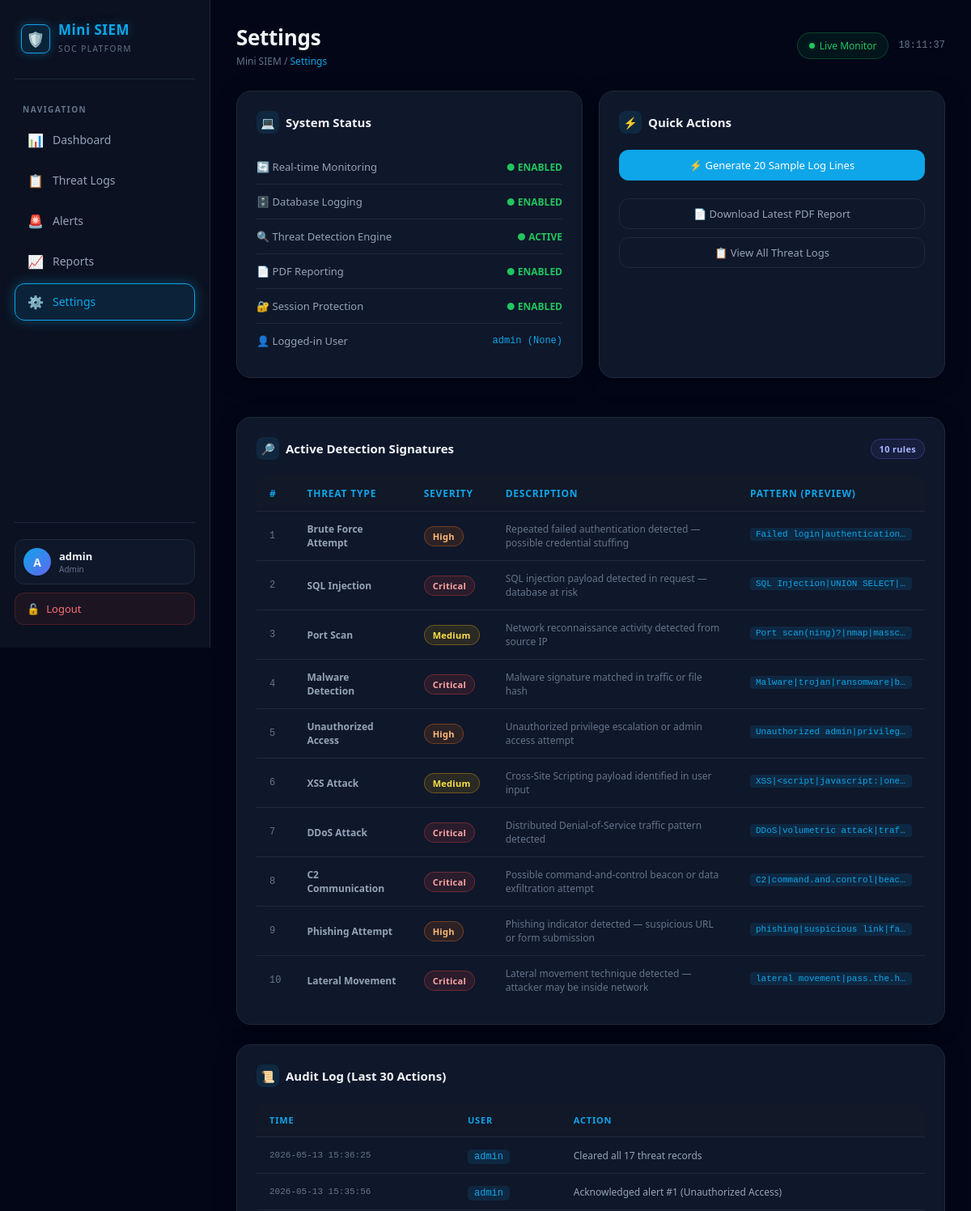
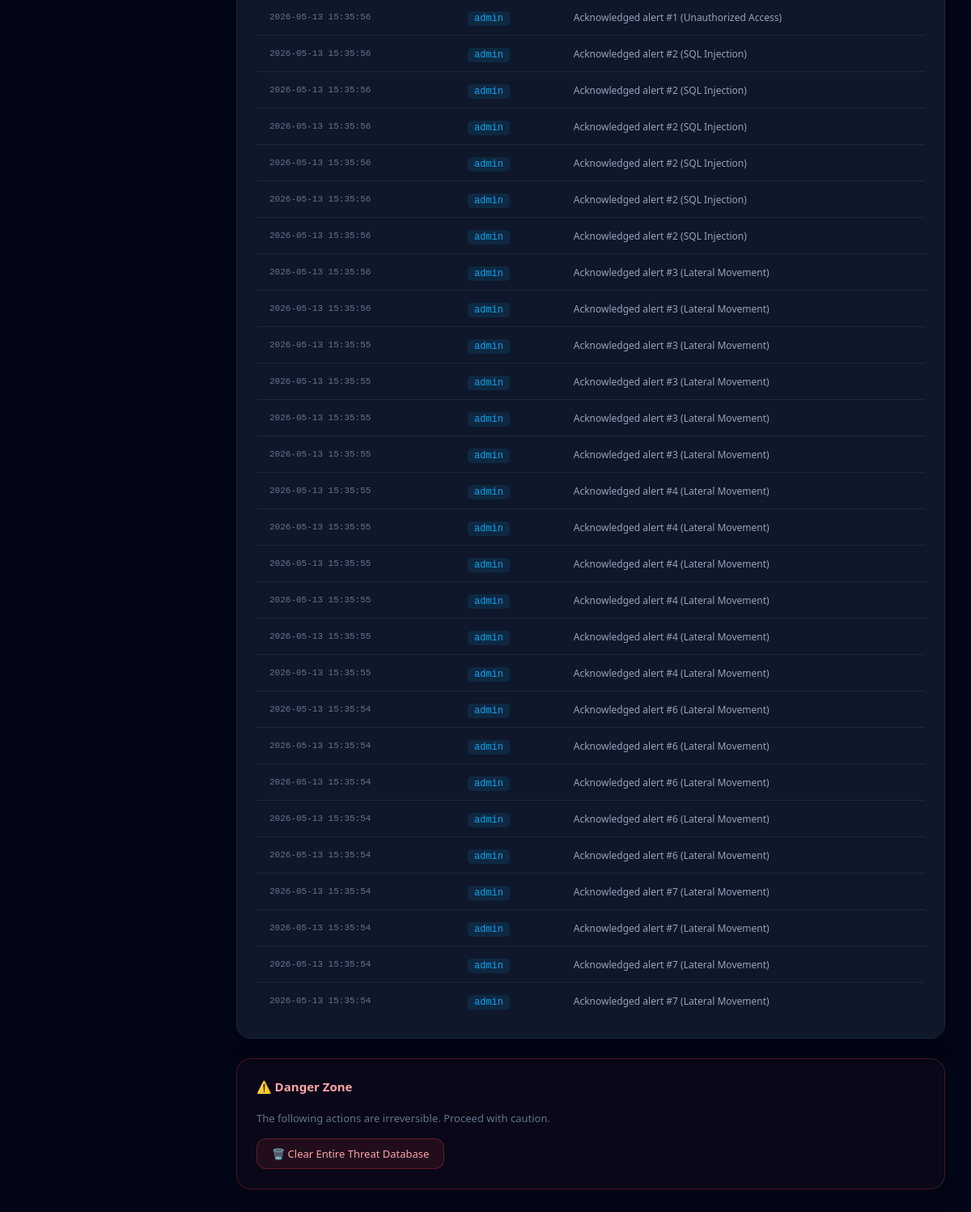
The app's page /settings (signed in) with its own data (2 pictures, top to bottom).
### app.py (models this page shows)
class AuditLog(db.Model):
    __tablename__ = "audit_logs"
    id        = db.Column(db.Integer, primary_key=True)
    action    = db.Column(db.String(200), nullable=False)
    user      = db.Column(db.String(100), nullable=False, default="admin")
    timestamp = db.Column(db.DateTime,   nullable=False, default=datetime.utcnow)

### app.py (the view, shortened to what this page needs)
@app.route("/settings", methods=["GET", "POST"])
@login_required
def settings():
    audit_logs = AuditLog.query.order_by(AuditLog.timestamp.desc()).limit(30).all()
    return render_template(
        "settings.html",
        audit_logs=audit_logs,
        threat_signatures=THREAT_SIGNATURES,
        page_title="Settings",
    )

### app.py (called while the page is built)
def login_required(f):
    @wraps(f)
    def decorated(*args, **kwargs):
        if not session.get("logged_in"):
            flash("Please log in to access this page.", "warning")
            return redirect(url_for("login"))
        return f(*args, **kwargs)
    return decorated

### templates/settings.html (shortened to what this page needs)
{% extends "base.html" %}
{% block content %}
<div class="settings-grid">
  <div class="panel">
    <div class="panel-header">
      <div class="panel-title"><div class="title-icon">💻</div>System Status</div>
    </div>
    <div class="status-row">
      <span class="status-label">🔄 Real-time Monitoring</span>
      <span class="status-on">● ENABLED</span>
    </div>
    <div class="status-row">
      <span class="status-label">🗄️ Database Logging</span>
      <span class="status-on">● ENABLED</span>
    </div>
    <div class="status-row">
      <span class="status-label">🔍 Threat Detection Engine</span>
      <span class="status-on">● ACTIVE</span>
    </div>
    <div class="status-row">
      <span class="status-label">📄 PDF Reporting</span>
      <span class="status-on">● ENABLED</span>
    </div>
    <div class="status-row">
      <span class="status-label">🔐 Session Protection</span>
      <span class="status-on">● ENABLED</span>
    </div>
    <div class="status-row">
      <span class="status-label">👤 Logged-in User</span>
      <span style="font-family:'JetBrains Mono',monospace;font-size:12px;color:var(--accent);">
        {{ session.get('username') }} ({{ session.get('role') }})
      </span>
    </div>
  </div>
  <div class="panel">
    <div class="panel-header">
      <div class="panel-title"><div class="title-icon">⚡</div>Quick Actions</div>
    </div>
    <form method="POST" action="{{ url_for('settings') }}" style="margin-bottom:12px;">
      <button type="submit" class="btn btn-primary" style="width:100%;justify-content:center;margin-bottom:10px;">
        ⚡ Generate 20 Sample Log Lines
      </button>
    </form>
    <a href="{{ url_for('download_report') }}" class="btn btn-ghost" style="width:100%;justify-content:center;margin-bottom:10px;">
      📄 Download Latest PDF Report
    </a>
    <a href="{{ url_for('logs') }}" class="btn btn-ghost" style="width:100%;justify-content:center;">
      📋 View All Threat Logs
    </a>
  </div>
</div>
<div class="panel">
  <div class="panel-header">
    <div class="panel-title"><div class="title-icon">🔎</div>Active Detection Signatures</div>
    <span class="badge badge-open">{{ threat_signatures|length }} rules</span>
  </div>
  <div class="table-wrapper">
    <table class="sig-table">
      <thead>
        <tr>
          <th>#</th>
          <th>Threat Type</th>
          <th>Severity</th>
          <th>Description</th>
          <th>Pattern (preview)</th>
        </tr>
      </thead>
      <tbody>
        {% for sig in threat_signatures %}
        <tr>
          <td class="ts-mono">{{ loop.index }}</td>
          <td><strong>{{ sig.type }}</strong></td>
          <td><span class="badge badge-{{ sig.severity.lower() }}">{{ sig.severity }}</span></td>
          <td style="font-size:12px;color:var(--text-muted);">{{ sig.description }}</td>
          <td>
            <code style="font-size:11px;color:var(--accent);background:var(--accent-dim);
                         padding:2px 7px;border-radius:4px;display:inline-block;max-width:200px;
                         overflow:hidden;text-overflow:ellipsis;white-space:nowrap;">
              {{ sig.pattern[:40] }}{% if sig.pattern|length > 40 %}…{% endif %}
            </code>
          </td>
        </tr>
        {% endfor %}
      </tbody>
    </table>
  </div>
</div>
<div class="panel">
  <div class="panel-header">
    <div class="panel-title"><div class="title-icon">📜</div>Audit Log (Last 30 Actions)</div>
  </div>
  <div class="table-wrapper">
    <table>
      <thead>
        <tr><th>Time</th><th>User</th><th>Action</th></tr>
      </thead>
      <tbody>
        {% for log in audit_logs %}
        <tr>
          <td class="ts-mono">{{ log.timestamp.strftime('%Y-%m-%d %H:%M:%S') }}</td>
          <td><span class="ip-mono">{{ log.user }}</span></td>
          <td style="font-size:12px;color:var(--text-secondary);">{{ log.action }}</td>
        </tr>
        {% else %}
        <tr>
          <td colspan="3" style="text-align:center;padding:30px;color:var(--text-muted);">
            No audit entries yet.
          </td>
        </tr>
        {% endfor %}
      </tbody>
    </table>
  </div>
</div>
<div class="panel danger-zone">
  <div class="panel-header">
    <div class="panel-title">⚠️ Danger Zone</div>
  </div>
  <p style="font-size:13px;color:var(--text-muted);margin-bottom:16px;">
    The following actions are irreversible. Proceed with caution.
  </p>
  <form method="POST" action="{{ url_for('settings') }}"
        onsubmit="return confirm('⚠️ Are you sure? This will delete ALL threat records permanently.')">
    <button type="submit" class="btn btn-danger">
      🗑️ Clear Entire Threat Database
    </button>
  </form>
</div>
{% endblock %}

### static/css/style.css (style rules this page uses)
:root { --bg-base: #020617; --bg-panel: #0b1120; --bg-card: #0f172a; --bg-card2: #111827; --bg-input: #1a2235; --border: #1e293b; --border-hover: #334155; --accent: #0ea5e9; --accent-glow: rgba(14, 165, 233, 0.35); --accent-dim: rgba(14, 165, 233, 0.12); --accent2: #6366f1; --critical: #ef4444; --critical-glow: rgba(239, 68, 68, 0.3); --high: #f97316; --high-glow: rgba(249, 115, 22, 0.3); --medium: #eab308; --medium-glow: rgba(234, 179, 8, 0.3); --low: #22c55e; --low-glow: rgba(34, 197, 94, 0.25); --text-primary: #f1f5f9; --text-muted: #64748b; --text-secondary:#94a3b8; --sidebar-w: 260px; --radius: 12px; --radius-lg: 18px; --shadow-card: 0 4px 24px rgba(0,0,0,0.4); }
*, *::before, *::after { margin: 0; padding: 0; box-sizing: border-box; }
html { scroll-behavior: smooth; }
body { font-family: 'Segoe UI', system-ui, -apple-system, sans-serif; background: var(--bg-base); color: var(--text-primary); min-height: 100vh; overflow-x: hidden; }
body.app-body { display: flex; }
.panel { background: var(--bg-card); border: 1px solid var(--border); border-radius: var(--radius-lg); padding: 24px; margin-bottom: 24px; box-shadow: var(--shadow-card); }
.panel-header { display: flex; align-items: center; justify-content: space-between; margin-bottom: 20px; flex-wrap: wrap; gap: 10px; }
.panel-title { font-size: 15px; font-weight: 600; color: var(--text-primary); display: flex; align-items: center; gap: 8px; }
.panel-title .title-icon { width: 28px; height: 28px; background: var(--accent-dim); border-radius: 8px; display: flex; align-items: center; justify-content: center; font-size: 14px; }
.table-wrapper { overflow-x: auto; border-radius: var(--radius); }
table { width: 100%; border-collapse: collapse; font-size: 13px; }
thead th { background: var(--bg-card2); color: var(--accent); padding: 13px 16px; text-align: left; font-weight: 600; font-size: 11px; letter-spacing: 0.8px; text-transform: uppercase; white-space: nowrap; border-bottom: 1px solid var(--border); }
tbody td { padding: 13px 16px; border-bottom: 1px solid var(--border); color: var(--text-secondary); vertical-align: middle; }
tbody tr:last-child td { border-bottom: none; }
.badge { display: inline-flex; align-items: center; gap: 5px; padding: 4px 10px; border-radius: 20px; font-size: 11px; font-weight: 600; letter-spacing: 0.3px; white-space: nowrap; }
.badge-critical { background: rgba(239,68,68,0.12); border: 1px solid rgba(239,68,68,0.35); color: #fca5a5; }
.badge-high { background: rgba(249,115,22,0.12); border: 1px solid rgba(249,115,22,0.35); color: #fdba74; }
.badge-medium { background: rgba(234,179,8,0.12); border: 1px solid rgba(234,179,8,0.35); color: #fde047; }
.badge-open { background: rgba(99,102,241,0.1); border:1px solid rgba(99,102,241,0.3); color:#a5b4fc; }
.ip-mono { font-family: 'Courier New', Courier, monospace; font-size: 12px; color: var(--accent); background: var(--accent-dim); padding: 2px 8px; border-radius: 5px; }
.ts-mono { font-family: 'Courier New', Courier, monospace; font-size: 11px; color: var(--text-muted); }
.btn { display: inline-flex; align-items: center; gap: 7px; padding: 9px 18px; border: 1px solid transparent; border-radius: var(--radius); font-size: 13px; font-weight: 500; font-family: 'Segoe UI', system-ui, sans-serif; cursor: pointer; transition: all 0.2s ease; text-decoration: none; white-space: nowrap; }
.btn-primary { background: var(--accent); color: #fff; }
.btn-danger { background: rgba(239,68,68,0.1); border-color: rgba(239,68,68,0.3); color: #fca5a5; }
.btn-ghost { background: transparent; border-color: var(--border); color: var(--text-secondary); }
.settings-grid { display: grid; grid-template-columns: 1fr 1fr; gap: 20px; margin-bottom: 24px; }
.status-row { display: flex; align-items: center; justify-content: space-between; padding: 12px 0; border-bottom: 1px solid var(--border); font-size: 13px; }
.status-row:last-child { border-bottom: none; }
.status-row .status-label { color: var(--text-secondary); }
.status-on { color: var(--low); font-weight: 600; font-size: 12px; }
.sig-table td, .sig-table th { font-size: 12px; }
.danger-zone { border-color: rgba(239,68,68,0.25); background: rgba(239,68,68,0.03); }
.danger-zone .panel-title { color: #fca5a5; }

### records on screen
AuditLog: timestamp "2026-05-13 15:36:25", user "admin", action "Cleared all 17 threat records"
AuditLog: timestamp "2026-05-13 15:35:56", user "admin", action "Acknowledged alert #1 (Unauthorized Access)"
AuditLog: timestamp "2026-05-13 15:35:56", user "admin", action "Acknowledged alert #1 (Unauthorized Access)"
AuditLog: timestamp "2026-05-13 15:35:56", user "admin", action "Acknowledged alert #2 (SQL Injection)"
AuditLog: timestamp "2026-05-13 15:35:56", user "admin", action "Acknowledged alert #2 (SQL Injection)"
AuditLog: timestamp "2026-05-13 15:35:56", user "admin", action "Acknowledged alert #2 (SQL Injection)"
AuditLog: timestamp "2026-05-13 15:35:56", user "admin", action "Acknowledged alert #2 (SQL Injection)"
AuditLog: timestamp "2026-05-13 15:35:56", user "admin", action "Acknowledged alert #2 (SQL Injection)"
AuditLog: timestamp "2026-05-13 15:35:56", user "admin", action "Acknowledged alert #2 (SQL Injection)"
AuditLog: timestamp "2026-05-13 15:35:56", user "admin", action "Acknowledged alert #3 (Lateral Movement)"
AuditLog: timestamp "2026-05-13 15:35:56", user "admin", action "Acknowledged alert #3 (Lateral Movement)"
AuditLog: timestamp "2026-05-13 15:35:55", user "admin", action "Acknowledged alert #3 (Lateral Movement)"
AuditLog: timestamp "2026-05-13 15:35:55", user "admin", action "Acknowledged alert #3 (Lateral Movement)"
AuditLog: timestamp "2026-05-13 15:35:55", user "admin", action "Acknowledged alert #3 (Lateral Movement)"
AuditLog: timestamp "2026-05-13 15:35:55", user "admin", action "Acknowledged alert #3 (Lateral Movement)"
AuditLog: timestamp "2026-05-13 15:35:55", user "admin", action "Acknowledged alert #4 (Lateral Movement)"
AuditLog: timestamp "2026-05-13 15:35:55", user "admin", action "Acknowledged alert #4 (Lateral Movement)"
AuditLog: timestamp "2026-05-13 15:35:55", user "admin", action "Acknowledged alert #4 (Lateral Movement)"
AuditLog: timestamp "2026-05-13 15:35:55", user "admin", action "Acknowledged alert #4 (Lateral Movement)"
AuditLog: timestamp "2026-05-13 15:35:55", user "admin", action "Acknowledged alert #4 (Lateral Movement)"
AuditLog: timestamp "2026-05-13 15:35:55", user "admin", action "Acknowledged alert #4 (Lateral Movement)"
AuditLog: timestamp "2026-05-13 15:35:54", user "admin", action "Acknowledged alert #6 (Lateral Movement)"
AuditLog: timestamp "2026-05-13 15:35:54", user "admin", action "Acknowledged alert #6 (Lateral Movement)"
AuditLog: timestamp "2026-05-13 15:35:54", user "admin", action "Acknowledged alert #6 (Lateral Movement)"
AuditLog: timestamp "2026-05-13 15:35:54", user "admin", action "Acknowledged alert #6 (Lateral Movement)"
AuditLog: timestamp "2026-05-13 15:35:54", user "admin", action "Acknowledged alert #6 (Lateral Movement)"
AuditLog: timestamp "2026-05-13 15:35:54", user "admin", action "Acknowledged alert #7 (Lateral Movement)"
AuditLog: timestamp "2026-05-13 15:35:54", user "admin", action "Acknowledged alert #7 (Lateral Movement)"
AuditLog: timestamp "2026-05-13 15:35:54", user "admin", action "Acknowledged alert #7 (Lateral Movement)"
AuditLog: timestamp "2026-05-13 15:35:54", user "admin", action "Acknowledged alert #7 (Lateral Movement)"

### other values on screen
{{ session.get('username', 'A')[0].upper() }} "A"
{{ session.get('username', 'admin') }} "admin"
{{ session.get('role', 'Admin') }} "Admin"
{{ page_title }} "Settings"
{{ session.get('username') }} "admin"
{{ session.get('role') }} "None"
{{ threat_signatures|length }} "10"
{{ sig.type }} "Brute Force Attempt" "SQL Injection" "Port Scan" "Malware Detection" "Unauthorized Access" "XSS Attack" "DDoS Attack" "C2 Communication" "Phishing Attempt" "Lateral Movement"
{{ sig.severity }} "High" "Critical" "Medium" "Critical" "High" "Medium" "Critical" "Critical" "High" "Critical"
{{ sig.description }} "Repeated failed authentication detected — possible credential stuffing" "SQL injection payload detected in request — database at risk" "Network reconnaissance activity detected from source IP" "Malware signature matched in traffic or file hash" "Unauthorized privilege escalation or admin access attempt" "Cross-Site Scripting payload identified in user input" "Distributed Denial-of-Service traffic pattern detected" "Possible command-and-control beacon or data exfiltration attempt" "Phishing indicator detected — suspicious URL or form submission" "Lateral movement technique detected — attacker may be inside network"
{{ sig.pattern[:40] }} "Failed login|authentication…" "SQL Injection|UNION SELECT|…" "Port scan(ning)?|nmap|massc…" "Malware|trojan|ransomware|b…" "Unauthorized admin|privileg…" "XSS|<script|javascript:|one…" "DDoS|volumetric attack|traf…" "C2|command.and.control|beac…" "phishing|suspicious link|fa…" "lateral movement|pass.the.h…"
